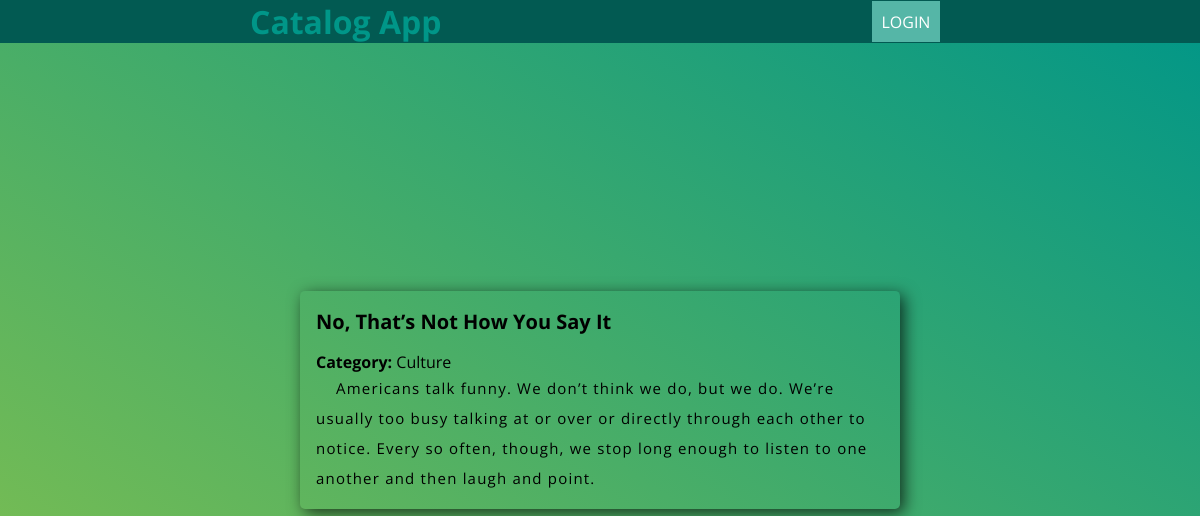
Screenshot of /item/3 with the database file from the repository.
### models.py (models this page shows, shortened)
class Item(Base):
    __tablename__ = "c_item" # this table contains the items for a specific category
    id = Column(Integer, primary_key=True)
    title = Column(String(250), nullable=False)
    description = Column(String)
    cat_id = Column(Integer, ForeignKey('category.id'))
    category = relationship(Category)
    user_id = Column(Integer, ForeignKey('user.id'))
    user = relationship(User)

class Category(Base):
    __tablename__ = "category"
    id = Column(Integer, primary_key=True)
    name = Column(String(60), nullable=False)

### application.py (the view)
@app.route('/item/<int:id>')
def itemView(id):
    try:
        item = session.query(Item).filter_by(id=id).first()
    except exc.SQLAlchemyError as e:
        abort(404)
    return render_template('detail.html',item=item)

### templates/detail.html (shortened to what this page needs)
{% extends "layouts/base.html" %}
{% block head %}
    {{ super() }}
	<link rel="stylesheet" href="{{ url_for('static', filename='css/login.css') }}">
{% endblock %}
{% block content %}
		<div class="card card--centered">
			<h2 class="title_detail">{{item.title}}</h2>
			<div><strong>Category: </strong> <span>{{item.category.name}}</span></div>
			<div class="description">
				{{item.description}}
			</div>
		</div>
{% endblock %}

### static/css/styles.css (style rules this page uses)
body { margin: 0; padding: 0; min-height: 100vh; background:linear-gradient(to top right, #8BC34A, #009688) no-repeat 100% 100%; font-family: 'Open Sans', Helvetica, sans-serif; }
.title_detail { font-size: 20px; }
.description { text-indent: 20px; font-size: 15px; font-weight: 400; letter-spacing: 1.2px; color: #000; line-height: 30px; }

### static/css/login.css (style rules this page uses)
body { margin: 0; padding: 0; min-height: 100vh; background:linear-gradient(to top right, #8BC34A, #009688) no-repeat 100% 100%; font-family: 'Open Sans', Helvetica, sans-serif; }
.title_detail { font-size: 20px; }
.description { text-indent: 20px; font-size: 15px; font-weight: 400; letter-spacing: 1.2px; color: #000; line-height: 30px; }
.card { min-width:400px; padding:1rem; padding-top:0; border-radius: 5px; box-shadow: 4px 4px 16px rgba(0,0,0,.7); }
.card--centered { position: absolute; top: 50%; left: 50%; transform: translate(-50%,-50%); }

### rows the page displays
Item: title "No, That’s Not How You Say It", description "Americans talk funny. We don’t think we do, but we do. We’re usually too busy talking at or over or directly through each other to notice. Every so often, though, we stop long enough to listen to one another and then laugh and point."
Category: category.name "Culture"
